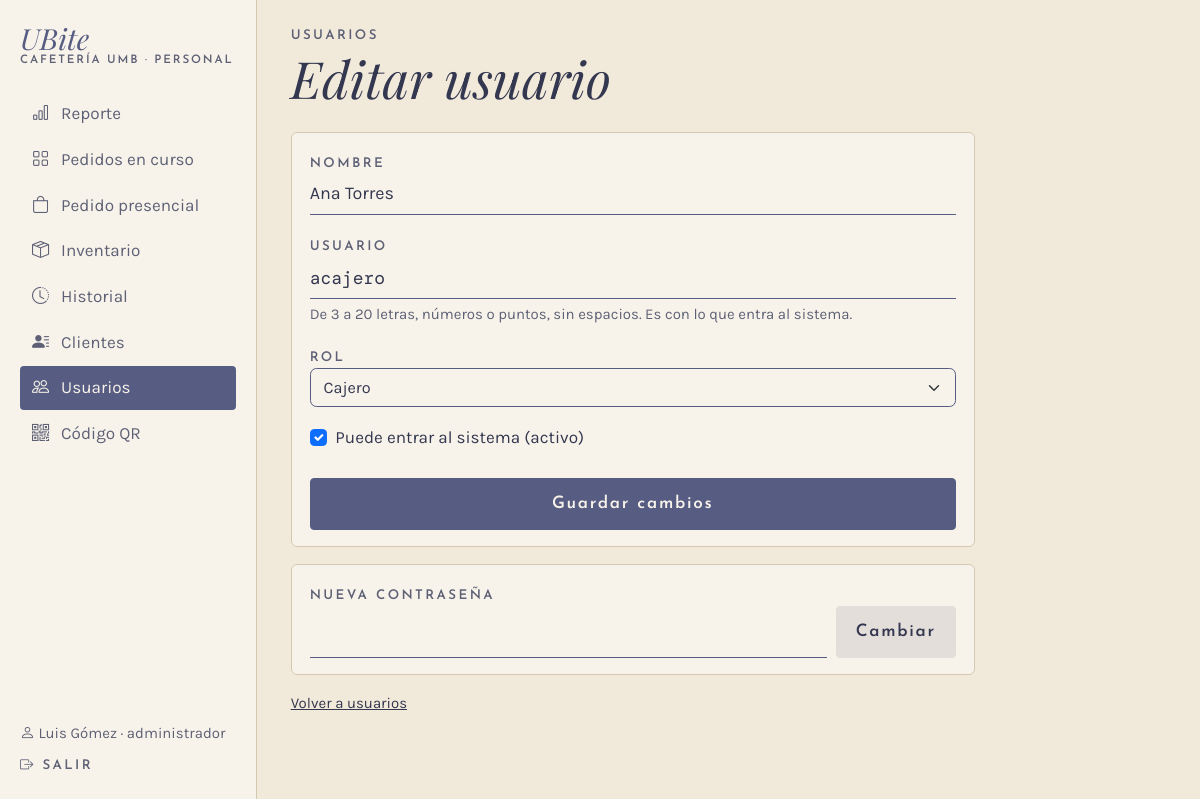
Page /admin/usuarios/1 (signed in) on the committed database.
### app/models.py (models this page shows, shortened)
class Usuario(UserMixin, db.Model):
    __tablename__ = "usuario"
    __table_args__ = (
        db.CheckConstraint("rol IN ('cajero', 'administrador')", name="ck_usuario_rol"),
    )
    id_usuario = db.Column(db.Integer, primary_key=True, autoincrement=True)
    nombre = db.Column(db.Text, nullable=False)
    rol = db.Column(db.Text, nullable=False)
    username = db.Column(db.Text, nullable=False, unique=True)
    password_hash = db.Column(db.Text, nullable=False)
    activo = db.Column(db.Boolean, nullable=False, default=True)
    @property
    def is_active(self):
        return bool(self.activo)

### app/routes/admin.py (the view, shortened to what this page needs)
@bp.route("/usuarios/<int:id_usuario>", methods=["GET", "POST"])
@rol_requerido("administrador")
def usuario(id_usuario):
    u = db.session.get(Usuario, id_usuario)
    if u is None:
        flash("Usuario no encontrado: el usuario ya no existe.", "error")
        return redirect(url_for("admin.usuarios"))
    datos = None
    return render_template("admin/usuario.html", u=u, datos=datos)

### app/__init__.py (called while the page is built)
@login_manager.user_loader
def cargar_usuario(id_usuario):
    from .models import Usuario
    u = db.session.get(Usuario, int(id_usuario))
    return u if u is not None and u.activo else None

### app/database.py (called while the page is built)
@event.listens_for(Engine, "begin")
def _iniciar(conexion):
    conexion.exec_driver_sql("BEGIN IMMEDIATE" if _escritura.get() else "BEGIN")

### app/routes/__init__.py (called while the page is built)
def rol_requerido(*roles):
    def decorador(vista):
        @wraps(vista)
        @login_required
        def envoltura(*args, **kwargs):
            if current_user.rol not in roles:
                abort(403)
            return vista(*args, **kwargs)
        return envoltura
    return decorador

def datos_menu():
    if not current_user.is_authenticated:
        return {}
    from flask import request
    admin = current_user.rol == "administrador"
    seccion = request.endpoint
    if seccion and seccion.startswith("inventario."):
        seccion = "inventario.lista"
    elif seccion in ("admin.usuario", "admin.nuevo_usuario", "admin.editar_usuario", "admin.eliminar_usuario"):
        seccion = "admin.usuarios"
    return {"es_admin": admin, "seccion": seccion,
            "menu_personal": MENU_ADMIN if admin else MENU_CAJERO,
            "menu_inferior": INFERIOR_ADMIN if admin else INFERIOR_CAJERO}

### app/routes/cliente.py (called while the page is built)
@bp.app_context_processor
def datos_carrito():
    carrito = session.get("carrito", {})
    return {"unidades_carrito": sum(carrito.values())}

### app/templates/admin/usuario.html (shortened to what this page needs)
{% extends "caja/_base.html" %}
{% set titulo_barra = "Editar usuario" if u else "Nuevo usuario" %}
{% set atras = url_for('admin.usuarios') %}
{% set d = datos or {} %}
{% block panel %}
{% set propio = u and u.id_usuario == current_user.id_usuario %}
<div class="columna-movil mx-lg-0">
  <p class="etiqueta mb-1">Usuarios</p>
  <h1 class="titulo display-5 mb-4 d-none d-lg-block">{{ titulo_barra }}</h1>
  <form method="post" class="tarjeta">
    <label class="etiqueta" for="nombre">Nombre</label>
    <input class="form-control linea-campo mb-3" id="nombre" name="nombre" maxlength="60" required
           value="{{ d.get('nombre') if datos else (u.nombre if u else '') }}">
    <label class="etiqueta" for="username">Usuario</label>
    <input class="form-control linea-campo mb-1 mono" id="username" name="username" maxlength="20" autocomplete="off" required
           value="{{ d.get('username') if datos else (u.username if u else '') }}">
    <p class="small suave mb-3">De 3 a 20 letras, números o puntos, sin espacios. Es con lo que entra al sistema.</p>
    <label class="etiqueta" for="rol">Rol</label>
    {% set rol = d.get('rol') if datos else (u.rol if u else 'cajero') %}
    <select class="form-select selector-categoria w-100 mb-3" id="rol" name="rol" {{ 'disabled' if propio }}>
      <option value="cajero" {{ 'selected' if rol == 'cajero' }}>Cajero</option>
    </select>
    {% if u %}
      {% set activo = (d.get('activo') == 'si') if datos else u.activo %}
      <div class="form-check">
        <input class="form-check-input" type="checkbox" id="activo" name="activo" value="si" {{ 'checked' if activo }} {{ 'disabled' if propio }}>
        <label class="form-check-label" for="activo">Puede entrar al sistema (activo)</label>
      </div>
      <button class="btn btn-ubite w-100 mt-4" name="accion" value="editar">Guardar cambios</button>
    {% else %}
      <label class="etiqueta" for="clave">Contraseña</label>
      <input class="form-control linea-campo mb-4" id="clave" name="clave" type="password" minlength="8" maxlength="64"
             autocomplete="new-password" required>
      <button class="btn btn-ubite w-100">Crear usuario</button>
    {% endif %}
  </form>
  {% if u %}
  <form method="post" class="tarjeta mt-3">
    <label class="etiqueta" for="clave">Nueva contraseña</label>
    <div class="d-flex gap-2">
      <input class="form-control linea-campo" id="clave" type="password" name="clave" minlength="8" maxlength="64"
             autocomplete="new-password" required>
      <button class="btn btn-suave text-nowrap" name="accion" value="clave">Cambiar</button>
    </div>
  </form>
  {% endif %}
  <a class="small d-inline-block mt-3" href="{{ url_for('admin.usuarios') }}">Volver a usuarios</a>
</div>
{% endblock %}

### app/templates/caja/_base.html (shortened to what this page needs)
{% extends "base.html" %}
{% block clase_main %}{{ 'con-lateral' if es_admin }} container-xl py-4 con-barra-inferior{% endblock %}
{% block encabezado %}
{% if es_admin %}
<aside class="lateral d-none d-lg-flex">
  <a class="marca mb-4" href="{{ url_for('admin.reporte') }}"><span class="nombre">UBite</span><span class="sub">Cafetería UMB · Personal</span></a>
  <nav>
    {% for ruta, texto, icono in menu_personal %}
    <a href="{{ url_for(ruta) }}" class="{{ 'activo' if seccion == ruta }}"><i class="bi {{ icono }}"></i>{{ texto }}</a>
    {% endfor %}
  </nav>
  <div class="mt-auto pt-4 small">
    <div class="suave mb-2"><i class="bi bi-person"></i> {{ current_user.nombre }} · {{ current_user.rol }}</div>
    <a href="{{ url_for('auth.salir') }}" class="etiqueta text-decoration-none"><i class="bi bi-box-arrow-right"></i> Salir</a>
  </div>
</aside>
{% endif %}
{% endblock %}
{% block contenido %}
{% block panel %}{% endblock %}
{% endblock %}

### app/static/css/ubite.css (style rules this page uses)
:root { --papel: #F1E9DA; --papel-claro: #F8F3EA; --lavado: #E3DEDA; --linea: #D4C8B3; --tinta: #575D82; --tinta-oscura: #33374F; --tinta-suave: #5E6176; --alerta: #8A3B2E; --f-titulo: "Playfair Display", Georgia, serif; --f-etiqueta: "Josefin Sans", Arial, sans-serif; --f-texto: "Karla", Arial, sans-serif; --f-mono: "DM Mono", "Courier New", monospace; --bs-body-bg: var(--papel); --bs-body-color: var(--tinta-oscura); --bs-body-font-family: var(--f-texto); --bs-border-color: var(--linea); --bs-link-color-rgb: 51, 55, 79; --bs-link-hover-color-rgb: 87, 93, 130; }
html { background: var(--papel); font-size: clamp(16px, 0.55vw + 10.5px, 20px); }
body { min-height: 100vh; background: var(--papel); color: var(--tinta-oscura); font-family: var(--f-texto); }
.titulo { font-family: var(--f-titulo); font-style: italic; font-weight: 400; color: var(--tinta-oscura); line-height: 1.1; }
.etiqueta { font-family: var(--f-etiqueta); font-weight: 600; font-size: .78rem; letter-spacing: .18em; text-transform: uppercase; color: var(--tinta-suave); }
.mono { font-family: var(--f-mono); }
.suave { color: var(--tinta-suave); }
.columna-movil { max-width: 40rem; margin: 0 auto; }
.marca { text-decoration: none; display: inline-block; line-height: 1; }
.marca .nombre { font-family: var(--f-titulo); font-style: italic; font-size: 1.7rem; color: var(--tinta); }
.marca .sub { display: block; margin-top: 2px; font-family: var(--f-etiqueta); font-weight: 600; font-size: .68rem; letter-spacing: .16em; text-transform: uppercase; color: var(--tinta-suave); }
.btn { font-family: var(--f-etiqueta); font-weight: 600; letter-spacing: .1em; border-radius: 4px; padding: .7rem 1.1rem; }
.btn-ubite { background: var(--tinta); border: 1px solid var(--tinta); color: var(--papel-claro); }
.btn-suave { background: var(--lavado); border: 1px solid var(--lavado); color: var(--tinta-oscura); }
.form-control.linea-campo { background: transparent; border: 0; border-bottom: 1px solid var(--tinta); border-radius: 0; padding-left: 0; font-size: 1.05rem; color: var(--tinta-oscura); }
.form-control::placeholder { color: var(--tinta-suave); opacity: .8; }
.selector-categoria { width: auto; background-color: transparent; border-color: var(--tinta); color: var(--tinta-oscura); font-size: .95rem; }
.tarjeta { display: block; background: var(--papel-claro); border: 1px solid var(--linea); border-radius: 6px; padding: 16px 18px; }
.lateral { position: fixed; top: 0; bottom: 0; left: 0; width: 15rem; z-index: 30; flex-direction: column; padding: 24px 20px; background: var(--papel-claro); border-right: 1px solid var(--linea); overflow-y: auto; }
.lateral nav, .lateral-links { display: flex; flex-direction: column; gap: 2px; }
.lateral nav a, .lateral-links a { display: flex; align-items: center; gap: 12px; padding: 9px 12px; border-radius: 4px; color: var(--tinta-suave); text-decoration: none; }
.lateral nav a.activo, .lateral-links a.activo { background: var(--tinta); color: var(--papel-claro); }

### rows in the picture
Usuario: nombre "Luis Gómez", rol "administrador"
Usuario: nombre "Ana Torres", username "acajero"

### other values in the picture
{{ texto }} "Reporte" "Pedidos en curso" "Pedido presencial" "Inventario" "Historial" "Clientes" "Usuarios" "Código QR"
{{ titulo_barra }} "Editar usuario"
